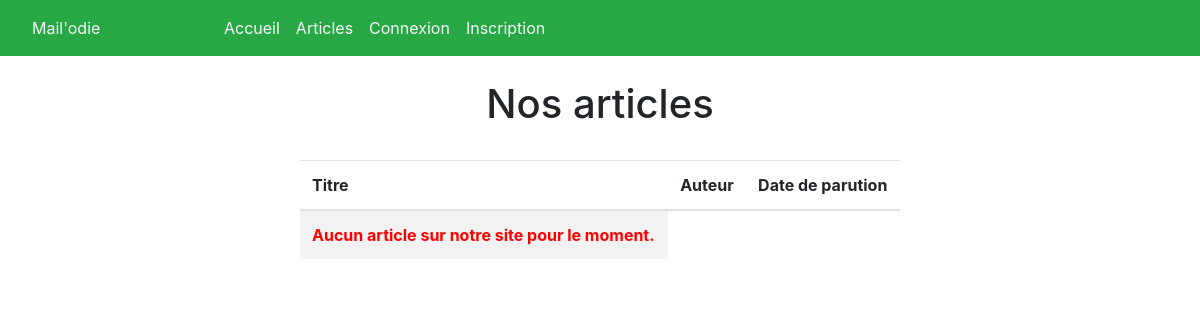
The app's page /articles.php, older data.
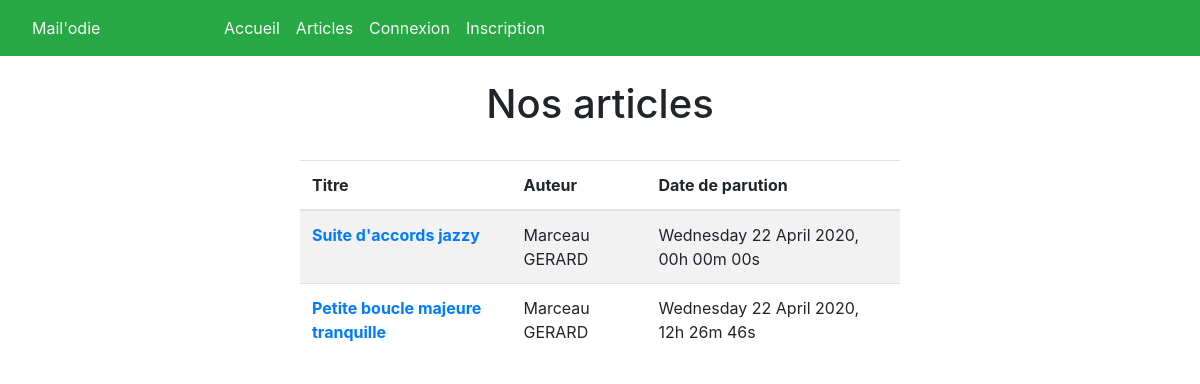
The same page, newer data.
### tables this page shows
CREATE TABLE `articles` (
  `id` int(11) NOT NULL,
  `title` varchar(150) NOT NULL,
  `author` int(11) NOT NULL,
  `create_date` datetime NOT NULL,
  `content` varchar(20000) NOT NULL
);

CREATE TABLE `users` (
  `id` int(11) NOT NULL,
  `email` varchar(320) NOT NULL,
  `password` char(60) NOT NULL,
  `firstname` varchar(50) NOT NULL,
  `lastname` varchar(50) NOT NULL,
  `admin` int(11) NOT NULL,
  `register_date` datetime NOT NULL,
  `activated` int(11) NOT NULL,
  `register_token` char(32) NOT NULL
);

### articles.php (the view, shortened to what this page needs)
<!DOCTYPE html>
<html lang="fr">
<head>
    <link rel="stylesheet" href="https://stackpath.bootstrapcdn.com/bootstrap/4.4.1/css/bootstrap.min.css">
</head>
<body>
    <div class="container-fluid">
        <?php
        include 'parts/menu.php';
        ?>
        <div class ="row">
            <h1 class="text-center col-12 mt-4">Nos articles</h1>
        </div>
        <div class="row">
            <table class="table table-striped col-6 offset-3 mt-4">
                <thead>
                    <tr>
                        <th scope="col">Titre</th>
                        <th scope="col">Auteur</th>
                        <th scope="col">Date de parution</th>
                    </tr>
                </thead>
                <tbody>
                    <?php
                    try{
                        $bdd = new PDO('mysql:host=localhost;dbname=mailodie;charset=utf8', 'root', '');
                        $bdd->setAttribute(PDO::ATTR_ERRMODE, PDO::ERRMODE_EXCEPTION);
                    } catch(Exception $e){
                        die('Il y a un problème sur la BDD : ' . $e->getMessage());
                    }
                    $response = $bdd->query('SELECT articles.id, articles.title, users.firstname, users.lastname, articles.create_date FROM articles INNER JOIN users ON articles.author = users.id ORDER BY create_date');
                    $articles = $response->fetchAll(PDO::FETCH_ASSOC);
                    if(empty($articles)){
                        echo '<tr>
                        <th style="color:red;">Aucun article sur notre site pour le moment.</th>
                        </tr>';
                    } else{
                        foreach($articles as $article){
                            echo
                            '<tr>
                            <th scope="row"><a href="article.php?id='.$article['id'].'">'. htmlspecialchars($article['title']) .'</a></th>
                            <td>' . htmlspecialchars($article['firstname']) . ' ' . htmlspecialchars($article['lastname']) .'</td>
                            <td>' . htmlspecialchars(strftime('%A %d %B %Y, %Hh %Mm %Ss', strtotime($article['create_date']))) . '</td>';
                            echo '</tr>';
                        }
                    }
                    ?>
                </tbody>
            </table>
        </div>
    </div>
</body>
</html>

### parts/menu.php (shortened to what this page needs)
<nav class="row navbar bg-success">
    <div class="mainNavbar col-12 d-flex p-2">
        <a href="index.php" class =" col-2 text-light text-decoration-none pl-2">Mail'odie</a>
        <ul class="list-unstyled d-flex m-0">
            <li><a href="index.php" class ="text-light text-decoration-none p-2">Accueil</a></li>
            <li><a href="articles.php" class ="text-light text-decoration-none p-2">Articles</a></li>
            <?php
            if(!empty($_SESSION['user'])){
                echo
                    "<li><a href=\"profil.php\" class =\"text-light text-decoration-none p-2\">Profil</a></li>
                    <li><a href=\"logout.php\" class =\"text-light text-decoration-none p-2\">Déconnexion</a></li>";
            } else {
                echo
                    "<li><a href=\"login.php\" class =\"text-light text-decoration-none p-2\">Connexion</a></li>
                    <li><a href=\"signup.php\" class =\"text-light text-decoration-none p-2\">Inscription</a></li>";
            }
            ?>
        </ul>
    </div>
</nav>

Row changes from the older to the newer data that the page shows:
added articles: title "Suite d'accords jazzy", author.firstname "Marceau", author.lastname "GERARD", create_date "Wednesday 22 April 2020, 00h 00m 00s"
added articles: title "Petite boucle majeure tranquille", author.firstname "Marceau", author.lastname "GERARD", create_date "Wednesday 22 April 2020, 12h 26m 46s"
Text that changed along with them:
text no longer shown: "Aucun article sur notre site pour le moment."
